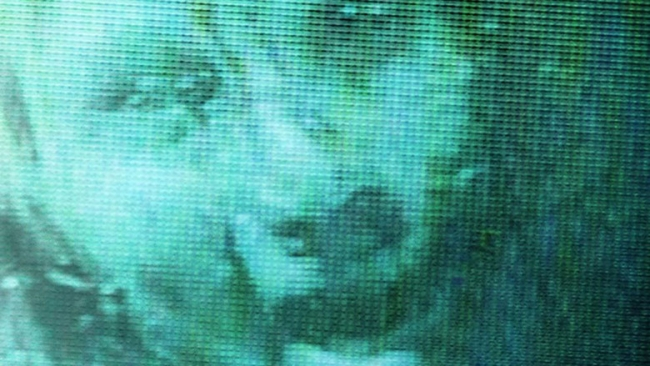
#> input picture face.jpg, 650 x 366 px
$ python Fourier_Transformation.py
#> lines starting #> are read from the running program, lines starting #| are printed output that depends on the picture
#fourier transformation
import numpy as np
import cv2
import matplotlib.pyplot as plt

img = cv2.imread('face.jpg', cv2.IMREAD_GRAYSCALE)
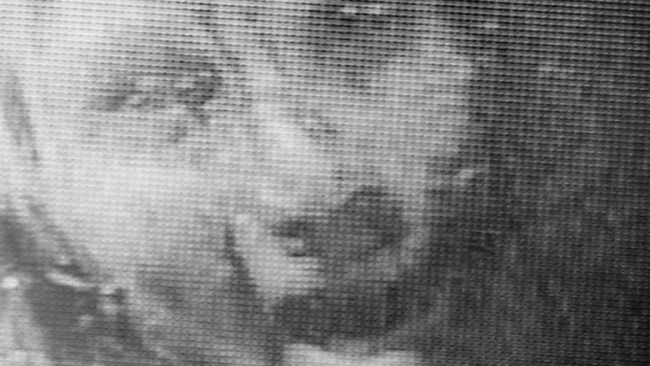
#> img: shape (366, 650); min 4, max 239, mean 125.5

f = cv2.dft(np.float32(img), flags=cv2.DFT_COMPLEX_OUTPUT)
sf = np.fft.fftshift(f)
mag = 20*np.log(cv2.magnitude(sf[:,:,0],sf[:,:,1]))
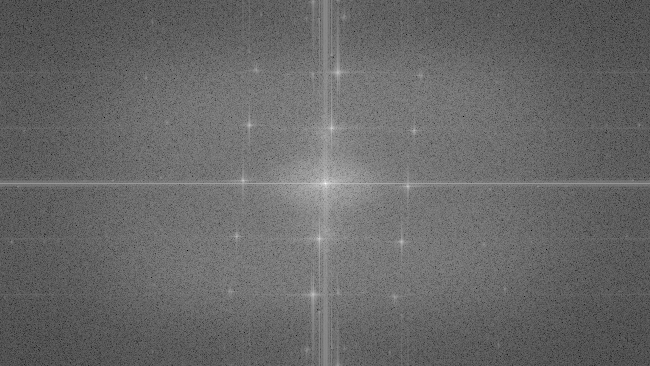
#> mag: shape (366, 650) float32; min -1.45, max 344.2, mean 140; drawn with min black and max white


cv2.circle(sf, (254,68), 10,(0,0,0), thickness=-1)
cv2.circle(sf, (337,72), 10,(0,0,0), thickness=-1)
cv2.circle(sf, (421,74), 10,(0,0,0), thickness=-1)
cv2.circle(sf, (249,125), 10,(0,0,0), thickness=-1)
cv2.circle(sf, (331,128), 10,(0,0,0), thickness=-1)
cv2.circle(sf, (413,130), 10,(0,0,0), thickness=-1)
cv2.circle(sf, (241,180), 10,(0,0,0), thickness=-1)
cv2.circle(sf, (407,185), 10,(0,0,0), thickness=-1)
cv2.circle(sf, (235,235), 10,(0,0,0), thickness=-1)
cv2.circle(sf, (319,239), 10,(0,0,0), thickness=-1)
cv2.circle(sf, (400,241), 10,(0,0,0), thickness=-1)
cv2.circle(sf, (230,292), 10,(0,0,0), thickness=-1)
cv2.circle(sf, (312,293), 10,(0,0,0), thickness=-1)
cv2.circle(sf, (393,296), 10,(0,0,0), thickness=-1)
sf[105:35,108:42,:] = 0


isf = np.fft.ifftshift(sf)
iisf = cv2.idft(isf)
img_t = cv2.magnitude(iisf[:,:,0],iisf[:,:,1])
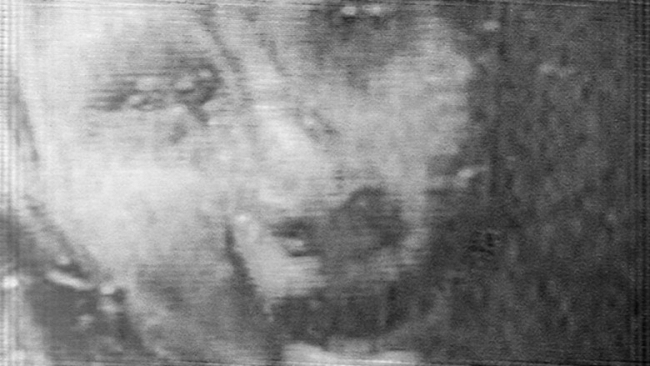
#> img_t: shape (366, 650) float32; min 623163.4, max 57591800, mean 29857008; drawn with min black and max white

plt.subplot(221),plt.imshow(img, cmap = 'gray')
plt.title('Input Image'), plt.xticks([]), plt.yticks([])
plt.subplot(222),plt.imshow(mag, cmap = 'gray')
plt.title('Magnitude Spectrum'), plt.xticks([]), plt.yticks([])
plt.subplot(223),plt.imshow(img_t, cmap = 'gray')
plt.title('Final'), plt.xticks([]), plt.yticks([])

# [5 lines of commented-out code are left out]
plt.show()
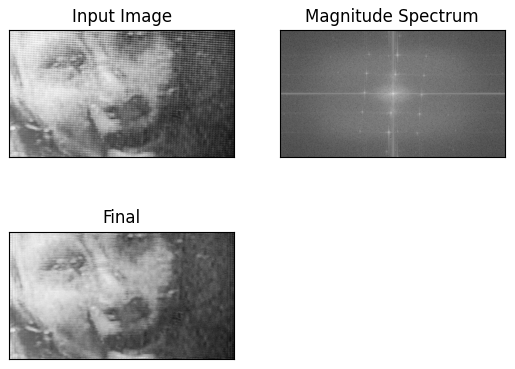
#> figure drawn by matplotlib, 3 panels
